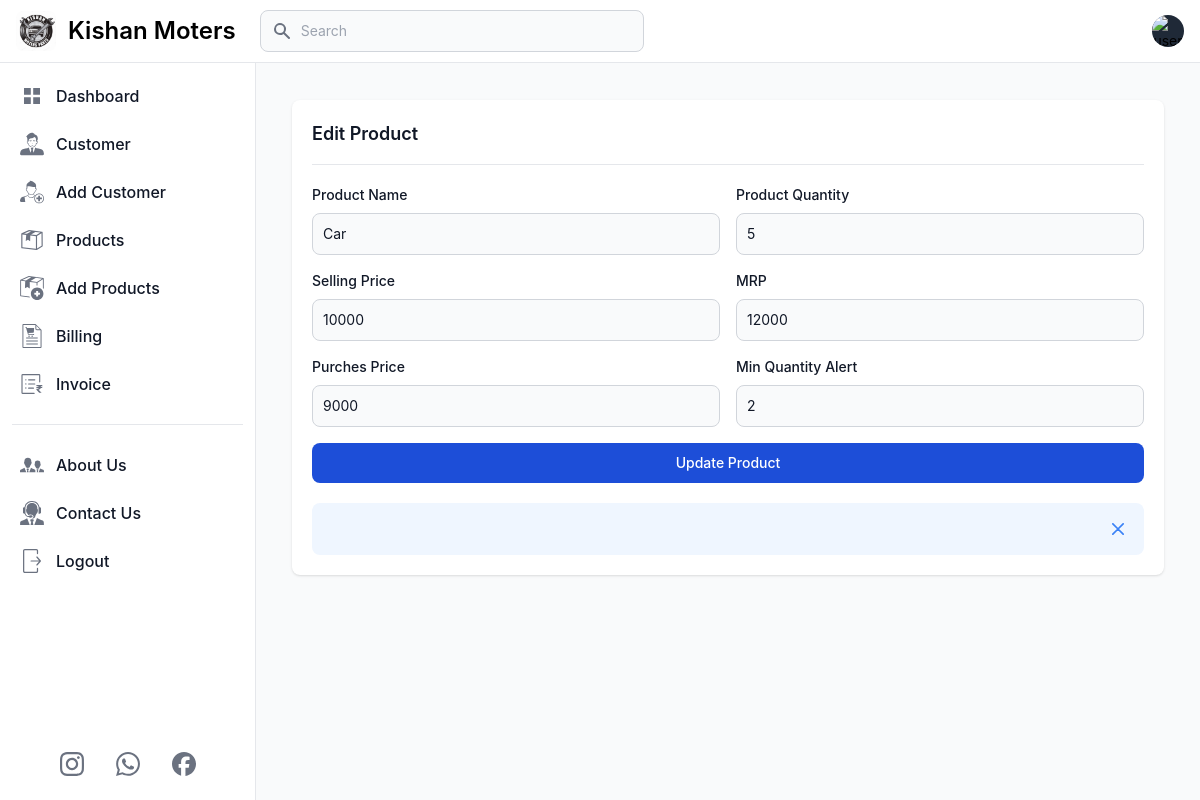
The app's page /edit_product/1 (signed in), older data.
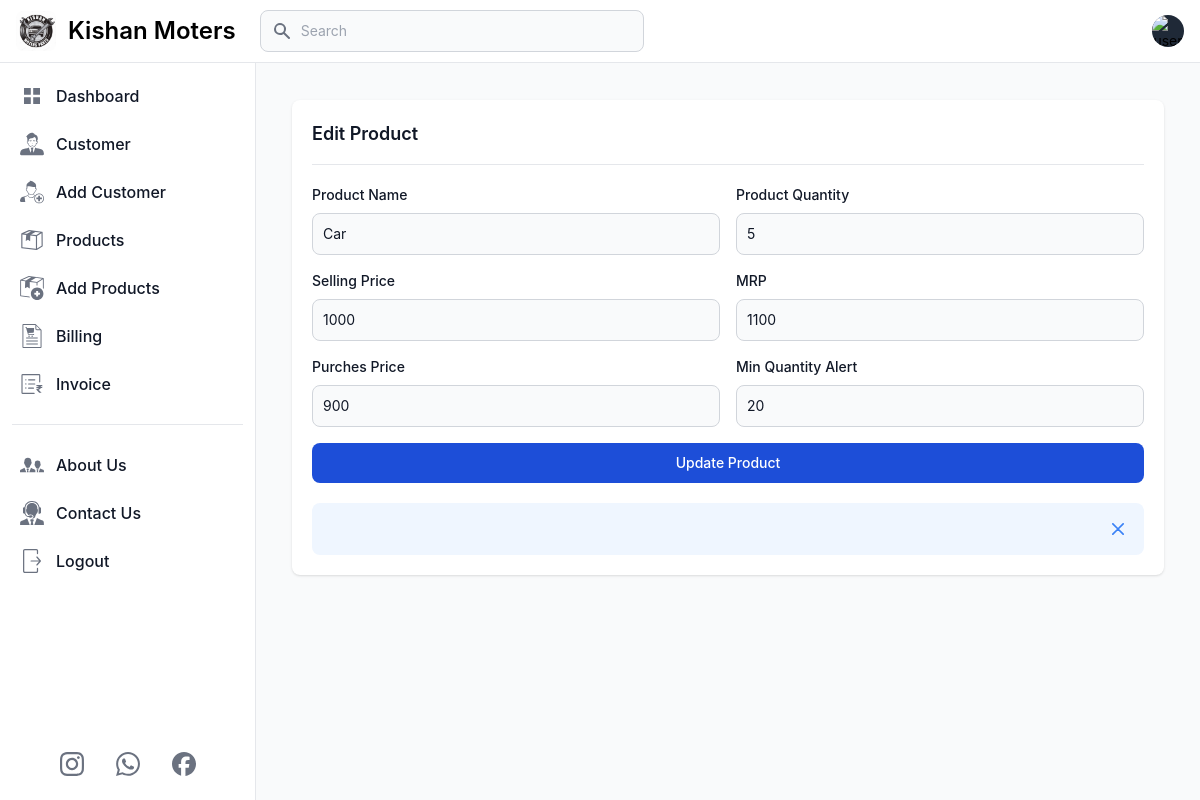
The same page, newer data.
### app.py (models this page shows, shortened)
class Products(db.Model):
    prod_id = db.Column(db.Integer, primary_key=True)
    user_id = db.Column(db.Integer, db.ForeignKey('user.id'), nullable=False)
    prod_name = db.Column(db.String(100), nullable=False)
    prod_quantity = db.Column(db.Integer, nullable=False)
    prod_sell_price = db.Column(db.Integer, nullable=False)
    prod_mrp = db.Column(db.Integer, nullable=False)
    prod_buy_price = db.Column(db.Integer, nullable=False)
    prod_min_quantity = db.Column(db.Integer, nullable=False)

### app.py (the view)
@app.route('/edit_product/<int:prod_id>', methods=['GET'])
def edit_product(prod_id):
    if 'email' in session:
        user = User.query.filter_by(email=session['email']).first()
        product = Products.query.filter_by(prod_id=prod_id, user_id=user.id).first()
        if not product :
            flash('Data not found or you do not have permission to edit this data.', 'error')
            return redirect('/products')
        return render_template('edit_product.html', title='Edit Product', user=user, product=product)
    else:
        flash('You need to login first.', 'error')
        return redirect('/login')

### templates/edit_product.html (shortened to what the changed rows need)
{% extends 'layout.html' %}
{% block content %}
<main class="p-4 md:ml-64 h-auto pt-20">
    <div class="p-5 m-2 md:m-5 bg-white rounded-lg shadow dark:bg-gray-800">
        <form action="{{ url_for('update_data', prod_id=product.prod_id) }}" method="post">
            <div class="grid gap-4 mb-4 sm:grid-cols-2">
                <div>
                    <label for="Product Name"
                        class="block mb-2 text-sm font-medium text-gray-900 dark:text-white">Product Name</label>
                    <input type="text" name="product_name" id="product_name" value="{{product.prod_name}}"
                        class="bg-gray-50 border border-gray-300 text-gray-900 text-sm rounded-lg focus:ring-primary-600 focus:border-primary-600 block w-full p-2.5 dark:bg-gray-700 dark:border-gray-600 dark:placeholder-gray-400 dark:text-white dark:focus:ring-primary-500 dark:focus:border-primary-500"
                        placeholder="Enter Product Name" required="">
                </div>
                <div>
                    <label for="Product Quantity"
                        class="block mb-2 text-sm font-medium text-gray-900 dark:text-white">Product Quantity</label>
                    <input type="number" name="product_quantity" value="{{product.prod_quantity}}"id="product_quantity"
                        class="bg-gray-50 border border-gray-300 text-gray-900 text-sm rounded-lg focus:ring-primary-600 focus:border-primary-600 block w-full p-2.5 dark:bg-gray-700 dark:border-gray-600 dark:placeholder-gray-400 dark:text-white dark:focus:ring-primary-500 dark:focus:border-primary-500"
                        placeholder="50" required="">
                </div>
                <div>
                    <label for="Selling Price"
                        class="block mb-2 text-sm font-medium text-gray-900 dark:text-white">Selling Price</label>
                    <input type="number" name="selling_price" id="selling_price" value="{{product.prod_sell_price}}"
                        class="bg-gray-50 border border-gray-300 text-gray-900 text-sm rounded-lg focus:ring-primary-600 focus:border-primary-600 block w-full p-2.5 dark:bg-gray-700 dark:border-gray-600 dark:placeholder-gray-400 dark:text-white dark:focus:ring-primary-500 dark:focus:border-primary-500"
                        placeholder="₹550" required="">
                </div>
                <div>
                    <label for="MRP" class="block mb-2 text-sm font-medium text-gray-900 dark:text-white">MRP</label>
                    <input type="number" name="mrp" id="mrp" value="{{product.prod_mrp}}"
                        class="bg-gray-50 border border-gray-300 text-gray-900 text-sm rounded-lg focus:ring-primary-600 focus:border-primary-600 block w-full p-2.5 dark:bg-gray-700 dark:border-gray-600 dark:placeholder-gray-400 dark:text-white dark:focus:ring-primary-500 dark:focus:border-primary-500"
                        placeholder="₹550" required="">
                </div>
                <div>
                    <label for="Purches Price"
                        class="block mb-2 text-sm font-medium text-gray-900 dark:text-white">Purches Price
                    </label>
                    <input type="number" name="purches_price" id="purches_price" value="{{product.prod_buy_price}}"
                        class="bg-gray-50 border border-gray-300 text-gray-900 text-sm rounded-lg focus:ring-primary-600 focus:border-primary-600 block w-full p-2.5 dark:bg-gray-700 dark:border-gray-600 dark:placeholder-gray-400 dark:text-white dark:focus:ring-primary-500 dark:focus:border-primary-500"
                        placeholder="₹550" required="">
                </div>
                <div>
                    <label for="Min Quantity" class="block mb-2 text-sm font-medium text-gray-900 dark:text-white">Min
                        Quantity Alert</label>
                    <input type="number" name="min_quantity" id="min_quantity" value="{{product.prod_min_quantity}}"
                        class="bg-gray-50 border border-gray-300 text-gray-900 text-sm rounded-lg focus:ring-primary-600 focus:border-primary-600 block w-full p-2.5 dark:bg-gray-700 dark:border-gray-600 dark:placeholder-gray-400 dark:text-white dark:focus:ring-primary-500 dark:focus:border-primary-500"
                        placeholder="50" required="">
                </div>
            </div>
        </form>
    </div>
</main>
{% endblock %}

Row changes from the older to the newer data that the page shows:
changed Products "Car": selling_price "10000" → "1000"; mrp "12000" → "1100"; purches_price "9000" → "900"; min_quantity "2" → "20"
